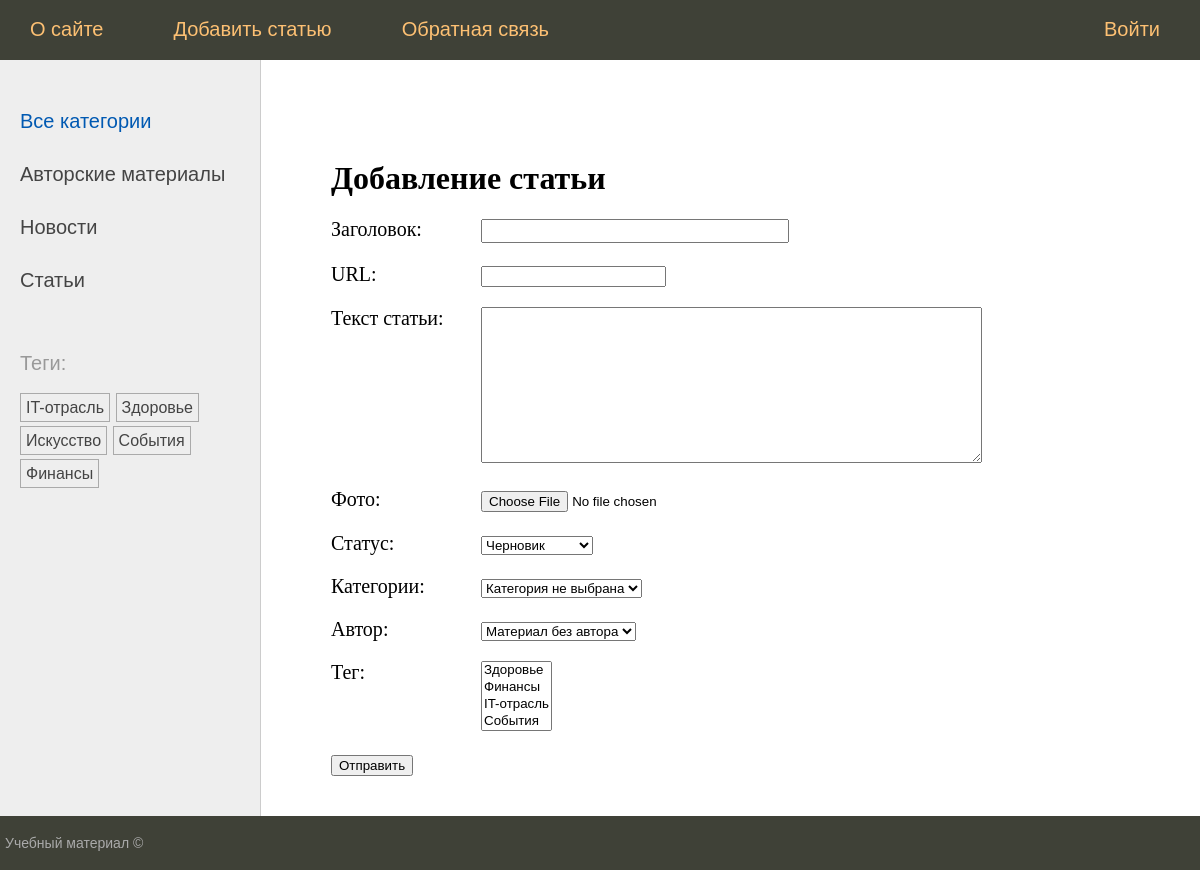
The page /addpage/ on the database its author committed.
### news/models.py (models this page shows)
class Category(models.Model):
    name = models.CharField(max_length=100, db_index=True, verbose_name="Категория")
    slug = models.SlugField(max_length=255, unique=True, db_index=True)
    class Meta:
        verbose_name = 'Категория'
        verbose_name_plural = 'Категории'
    def __str__(self):
        return self.name
    def get_absolute_url(self):
        return reverse('category', kwargs={'cat_slug': self.slug})

class TagPost(models.Model):
    tag = models.CharField(max_length=100, db_index=True)
    slug = models.SlugField(max_length=255, db_index=True)
    def get_absolute_url(self):
        return reverse('tag', kwargs={'tag_slug': self.slug})
    def __str__(self):
        return self.tag

### news/views.py (the view)
# urls.py: path('addpage/', views.AddPage.as_view(), name='add_page'),
class AddPage(DataMixin, FormView):
    form_class = AddPostForm
    template_name = 'news/addpage.html'
    title_page = 'Добавление статьи'

### news/forms.py (shortened to what this page needs)
class AddPostForm(forms.ModelForm):
    cat = forms.ModelChoiceField(queryset=Category.objects.all(), empty_label='Категория не выбрана', label="Категории")
    author = forms.ModelChoiceField(queryset=Author.objects.all(), empty_label='Материал без автора', required=False, label="Автор")
    class Meta:
        model = News
        fields = ['title', 'slug', 'content', 'photo', 'is_published', 'cat', 'author', 'tags']  # -- атрибут fields будет содержать все те поля, что и у Модели News().
        labels = {'slug': 'URL'}
        widgets = {
            'title': forms.TextInput(attrs={'class': 'form-input'}),
            'content': forms.Textarea(attrs={'cols': 60, 'rows': 10}),
        }

### news/models.py (called while the page is built)
    def __str__(self):
        return self.name

### news/templatetags/news_tags.py (called while the page is built)
@register.inclusion_tag('news/list_categories.html')   #-- В качестве аргумента указываем путь к шаблону,
def show_categories(cat_selected=0):
    cats = Category.objects.annotate(total=Count("posts")).filter(total__gt=0)    #-- До #27 Отображения постов по рубрикам: cats = views.cats_db. | #35 Часть данной строки, а именно: annotate(total=Count("posts")).filter(total__gt=0) выводит только те РУБРИКИ, КОТОРЫЕ ЗАПОЛНЕНЫ МАТЕРИАЛОМ.
    return {'cats': cats, 'cat_selected': cat_selected}

@register.inclusion_tag('news/list_tags.html')
def show_all_tags():
    return {"tags": TagPost.objects.annotate(total=Count("tags")).filter(total__gt=0)}    #-- Часть данной строки, а именно: annotate(total=Count("tags")).filter(total__gt=0)} выводит только те ТЕГИ, К КОТОРЫМ ЧТО-ТО ПРИКРЕПЛЕНО.

### news/templates/news/addpage.html (shortened to what this page needs)
{% extends 'default.html' %}
{% block content %}
<h1>{{title}}</h1>
<form action="" method="post" enctype="multipart/form-data">
    {% for f in form %}
    <label class="form-label" for="{{ f.id_for_label }}">{{f.label}}: </label>{{ f }}</p>
    {% endfor %}
    <button type="submit">Отправить</button></p>
</form>
{% endblock %}

### news/templates/news/list_categories.html
{% for cat in cats %}
{% if cat.id == cat_selected %}
<li class="selected">{{cat.name}}</li>
{% else %}
<li><a href="{{ cat.get_absolute_url }}">{{cat.name}}</a></li>
{% endif %}
{% endfor %}

### news/templates/news/list_tags.html
{% if tags %}
    Теги:</p>
    <ul class="tags-list">
        {% for t in tags %}
        <li><a href="{{t.get_absolute_url}}">{{t.tag}}</a></li>
        {% endfor %}
    </ul>
{% endif %}

### news/static/news/css/styles.css (style rules this page uses)
html, body { font-family: 'Arial'; margin: 0; padding: 0; height: 100%; width: 100%; color: #444; }
a { color: #0059b2; text-decoration: none; }
.left-chapters ul { width: 230px; margin: 0; padding: 20px 10px 10px 20px; list-style: none; font-size: 20px; }
.left-chapters ul li { margin: 30px 0 0 0; color: #999; }
.left-chapters ul li a { color: #444; text-decoration: none; }
ul.tags-list { width: 100%; margin: 0; padding: 0; list-style: none; }
ul.tags-list li { margin: 0; padding: 0 0 10px; display: inline-block; }
ul.tags-list li a { padding: 5px; font-size: 16px; border: 1px solid #aaa; }
.content-text h1 { font-size: 32px; }
.form-input { width: 300px; font-size: 16px; }
.form-label { display: inline-block; min-width: 150px; vertical-align: top; }

### rows shown on the page
Category: name "Авторские материалы"
Category: name "Новости"
Category: name "Статьи"
TagPost: tag "IT-отрасль"
TagPost: tag "Здоровье"
TagPost: tag "Искусство"
TagPost: tag "События"
TagPost: tag "Финансы"

### other values the page prints
{{ m.title }} "О сайте" "Добавить статью" "Обратная связь" "Войти"
{{ title }} "Добавление статьи"
{{ f.label }} "Заголовок" "URL" "Текст статьи" "Фото" "Статус" "Категории" "Автор" "Тег"
